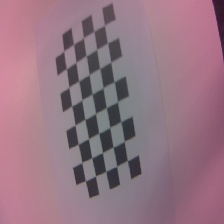
#> input picture chess/1.jpg, 224 x 224 px; its folder holds 4 pictures in this run
$ python calibrate_camera.py
#> lines starting #> are read from the running program, lines starting #| are printed output that depends on the picture
import numpy as np
import cv2 as cv
import glob
import sys

# termination criteria
criteria = (cv.TERM_CRITERIA_EPS + cv.TERM_CRITERIA_MAX_ITER, 30, 0.001)

# prepare object points for an 8x5 chessboard
objp = np.zeros((5 * 8, 3), np.float32)
objp[:, :2] = np.mgrid[0:8, 0:5].T.reshape(-1, 2)

objpoints = []   # 3D points in real world space
imgpoints = []   # 2D points in image plane

# Load chessboard images
images = glob.glob('./chess/*.jpg')
# print("Found images:", len(images))

if len(images) == 0:
    print("No images found in ./chess/")
    sys.exit(1)

# Process each image
for fname in images:
    img = cv.imread(fname)
#> img is the input picture: shape (224, 224, 3); mean B, G, R 130.4, 117.1, 148.6
    if img is None:
        print("Could not read:", fname)
        continue

    gray = cv.cvtColor(img, cv.COLOR_BGR2GRAY)
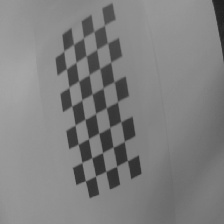
#> gray: shape (224, 224); min 32, max 165, mean 128
    ret, corners = cv.findChessboardCorners(gray, (8, 5), None)
#> ret = True; corners = 40 rows, first 8: [104.4, 25.21], [107.9, 42.34], [110.7, 62.1], [113.9, 82.02], [117.4, 101.7], [120.9, 121.4], [123.9, 141.3], [127.3, 160.5]

    # print(fname, "ret =", ret)

    if ret:
        objpoints.append(objp)

        corners2 = cv.cornerSubPix(gray, corners, (11, 11), (-1, -1), criteria)
#> corners2 = 40 rows, first 8: [99.07, 27.96], [111, 40.85], [105.3, 65.09], [108.6, 84.82], [111.3, 105], [115.3, 124.7], [118.1, 144.5], [121.7, 163.7]
        imgpoints.append(corners2)
#> pass 2 of the loop `for fname in images:`:
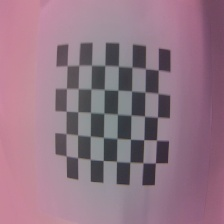
#> input picture chess/10.jpg, 224 x 224 px
#> img is the input picture: shape (224, 224, 3); mean B, G, R 133.5, 118.2, 148.3
#> `gray = cv.cvtColor(img, cv.COLOR_BGR2GRAY)`:
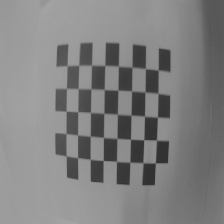
#> gray: shape (224, 224); min 48, max 164, mean 128.9
#> corners = 40 rows, first 8: [67.09, 65.62], [78.55, 65], [91.46, 65.27], [104.7, 65.4], [118.4, 66.22], [131.8, 67.17], [145.4, 68.63], [158.2, 69.93]
#> corners2 = 40 rows, first 8: [63.92, 66.07], [72.98, 65.48], [91.31, 65.32], [104.8, 65.31], [118.4, 66.19], [131.9, 67.12], [145.5, 68.55], [160.8, 70.5]
#> pass 3 of the loop `for fname in images:`:
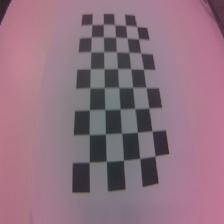
#> input picture chess/11.jpg, 224 x 224 px
#> img is the input picture: shape (224, 224, 3); mean B, G, R 127.6, 113.7, 144.1
#> `gray = cv.cvtColor(img, cv.COLOR_BGR2GRAY)`:
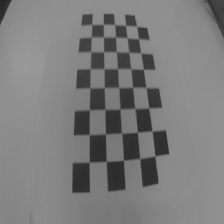
#> gray: shape (224, 224); min 35, max 153, mean 124.4
#> corners = 40 rows, first 8: [89.4, 161.9], [89.33, 134.4], [89.2, 109.5], [90.45, 86.53], [89.98, 68.44], [91.38, 50.92], [91.37, 37.41], [92.38, 24.02]
#> corners2 = 40 rows, first 8: [89.22, 162.2], [89.24, 134.5], [89.37, 109.8], [89.87, 87.84], [90.21, 68.77], [87.66, 51.91], [97.57, 28.7], [98.05, 21.76]
#> the loop made 4 passes; the first 3 are shown

# Ensure we found at least some corners
if len(objpoints) == 0:
    # print("No chessboard corners detected. Cannot calibrate.")
    sys.exit(1)

# ====== CAMERA CALIBRATION ======
ret, mtx, dist, rvecs, tvecs = cv.calibrateCamera(
    objpoints, imgpoints, gray.shape[::-1], None, None
)

print("RMS reprojection error:", ret)
print("Camera matrix (K):\n", mtx)
print("Distortion coefficients (dist):\n", dist.ravel())

# Save calibration results
image_size = gray.shape[::-1]  # (width, height)
#> image_size = (224, 224)

np.savez(
    "camera_calib.npz",
    K=mtx,
    dist=dist,
    image_size=np.array(image_size),
    rms=ret
)

print("Saved camera_calib.npz")
